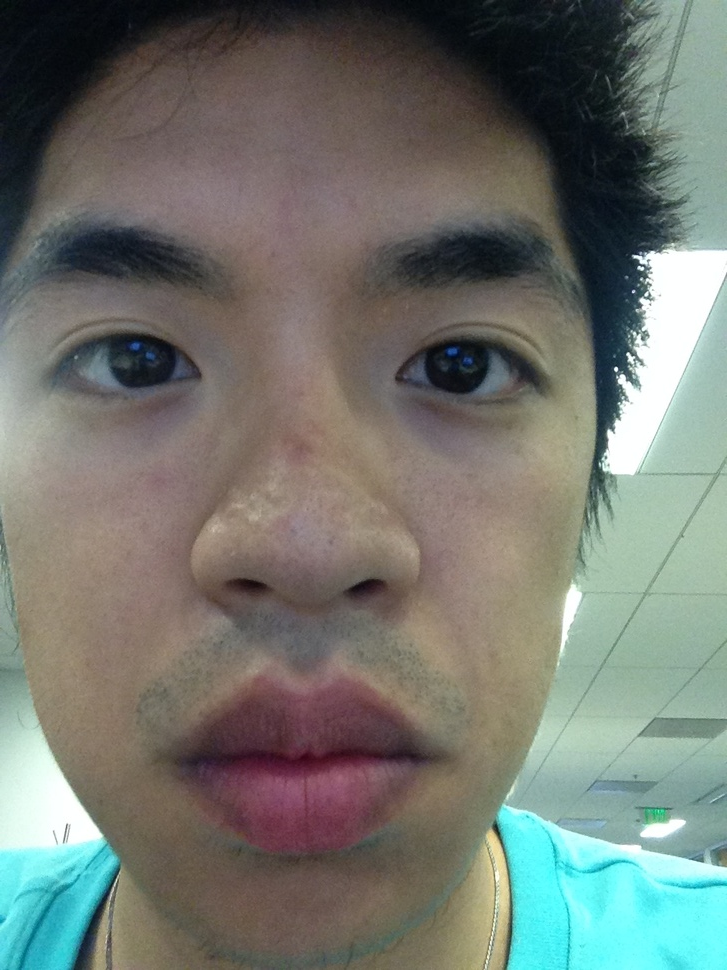
#> input picture SIFT/data/55659240740__85D8EB04-CFA2-4A5A-9C3A-27B954A5E677.JPG, 727 x 970 px, shrunk from 960 x 1280 before the run; its folder holds only this picture in this run
$ python FRSIFT.py
#> lines starting #> are read from the running program, lines starting #| are printed output that depends on the picture
import os
import cv2 as cv
import numpy as np
from PIL import Image

sift = cv.xfeatures2d.SIFT_create()

dictionarySize = 20
BOW = cv.BOWKMeansTrainer(dictionarySize)

for root, dirs, files in os.walk('data'):
	for name in files:
		image = os.path.join(root, name)

		if (image.lower().endswith('.jpg')):
			img = cv.imread(image)
#> img is the input picture: shape (970, 727, 3); mean B, G, R 111.6, 118.6, 114.1
			gray = cv.cvtColor(img, cv.COLOR_BGR2GRAY)
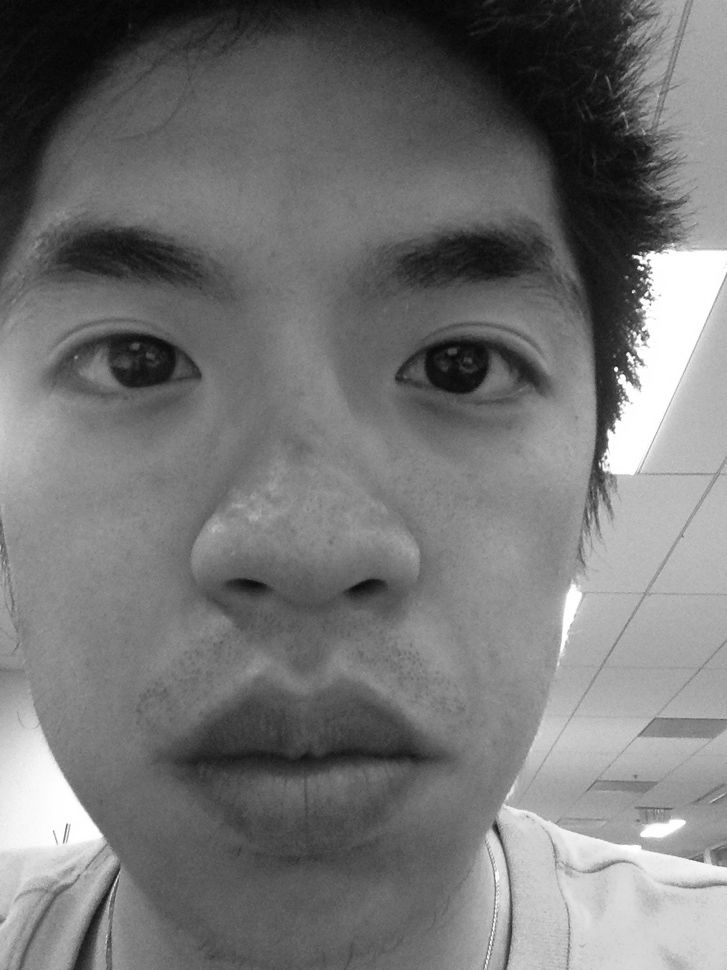
#> gray: shape (970, 727); min 4, max 255, mean 116.5

			kp, dsc = sift.detectAndCompute(img, None)
#> kp = 710 keypoints; strongest (x, y, size): (616, 369, 2.9), (628, 354, 2.5), (635, 257, 2.8), (641, 268, 3.2)
			BOW.add(dsc)
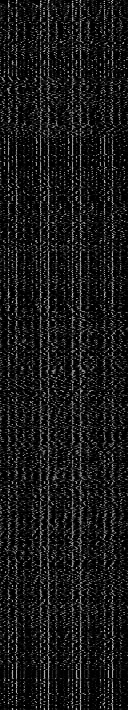
#> dsc: shape (710, 128) float32; min 0, max 219, mean 24

#create dictionary
print("Calculating bag of words")
dictionary = BOW.cluster()
print("Saving Cluster")

#np.savetxt("dictionary.py", dictionary)


#TODO make this not repetitive
for root, dirs, files in os.walk('data'):
	for name in files:
		clusterIDs = []

		image = os.path.join(root, name)

		if (image.lower().endswith('.jpg')):
			img = cv.imread(image)
			gray = cv.cvtColor(img, cv.COLOR_BGR2GRAY)

			kp, dsc = sift.detectAndCompute(img, None)

		for descriptor in dsc:
			min = 100000000000000000000
			for cluster in range(dictionary.shape[0]):
				print(cluster)
				dist = np.linalg.norm(descriptor - dictionary[cluster])
				if (dist < min) :
					min = dist
					id = cluster

			clusterIDs.append(id)
#> this loop made 710 passes
#> (printed output is left out)
#> after the loop, clusterIDs = 710 values, max 19 at index 39, min 0 at index 22, mean 9.36; id = 6
		print(clusterIDs)
		break
				#compare each descriptor to each cluster id
				#find the min distance between the two most likely using np.linalg.norm(point-dictionary)
				#set the min dist cluster as the ID for the descriptor
				#replacing the 128 dimension vector with one number

"""
with open('dictionary.py', 'w') as file:
	file.write(dictionary)
"""
"""
#Convert SIFT features into cluster IDs
for root, dirs, files in os.walk('data'):
	for name in files:
		image = os.path.join(root, name):
"""
#assign clusters

$ run again, on SIFT/data/55659241521__6EB28313-47E1-485C-A3D3-A7B30F4C4149.JPG
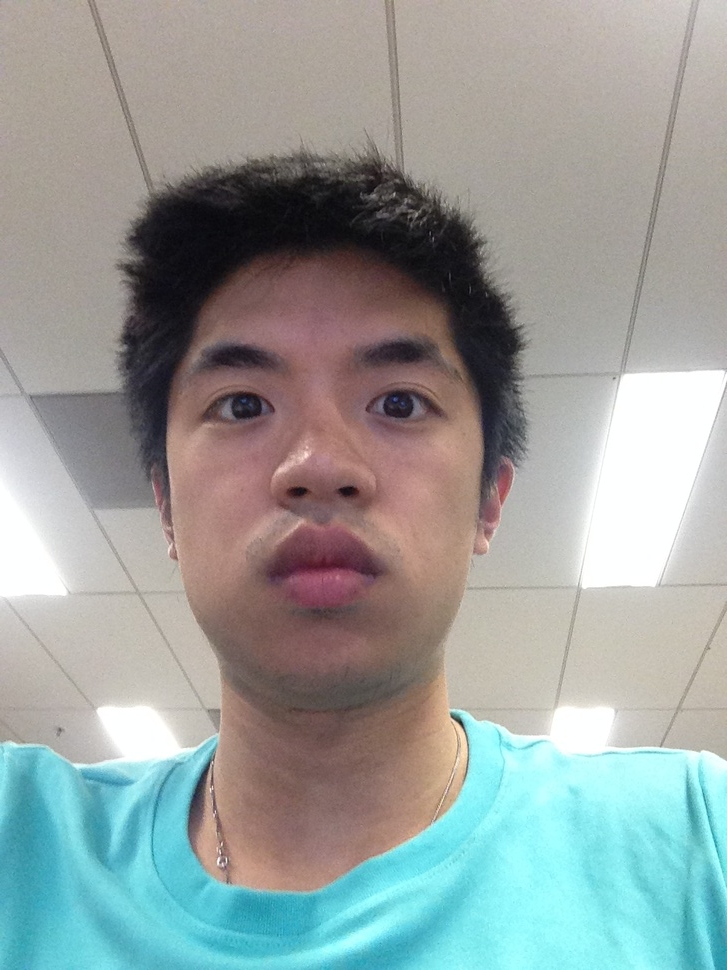
#> input picture SIFT/data/55659241521__6EB28313-47E1-485C-A3D3-A7B30F4C4149.JPG, 727 x 970 px, shrunk from 960 x 1280 before the run
#> img is the input picture: shape (970, 727, 3); mean B, G, R 156.6, 159.1, 151.3
#> `gray = cv.cvtColor(img, cv.COLOR_BGR2GRAY)`:
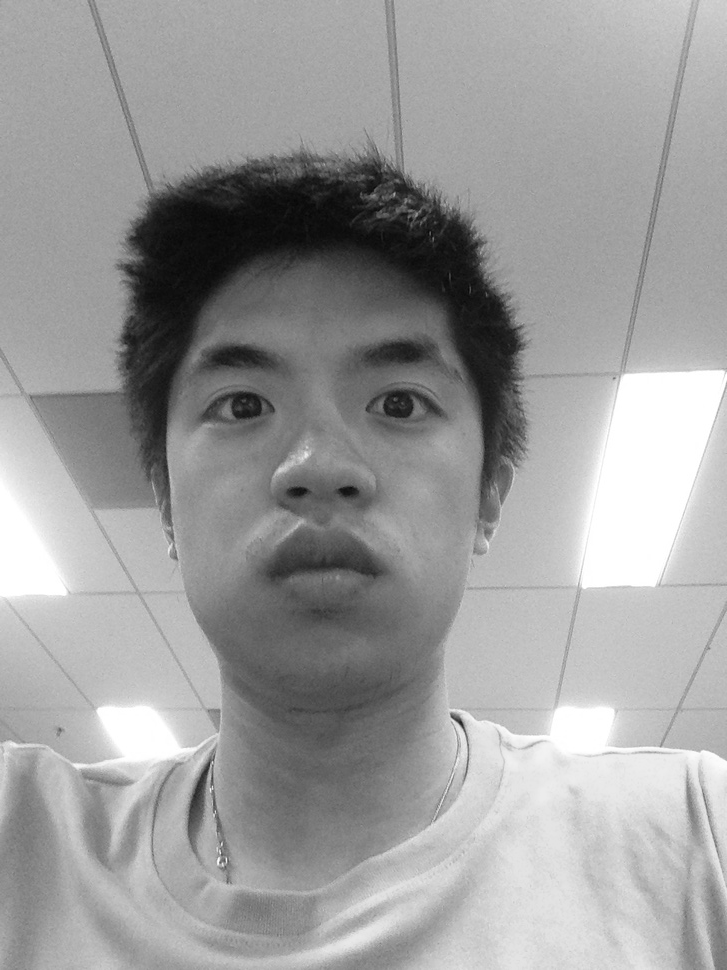
#> gray: shape (970, 727); min 6, max 255, mean 156.5
#> kp = 550 keypoints; strongest (x, y, size): (461, 723, 3.9), (204, 244, 104.4), (394, 194, 1.8), (488, 343, 52.8)
#> `BOW.add(dsc)`:
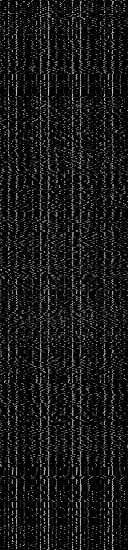
#> dsc: shape (550, 128) float32; min 0, max 216, mean 23.8
#> the loop `for descriptor in dsc:` made 550 passes
#> (printed output is left out)
#> after the loop `for descriptor in dsc:`: clusterIDs = 550 values, max 19 at index 5, min 0 at index 1, mean 9.08; id = 7
